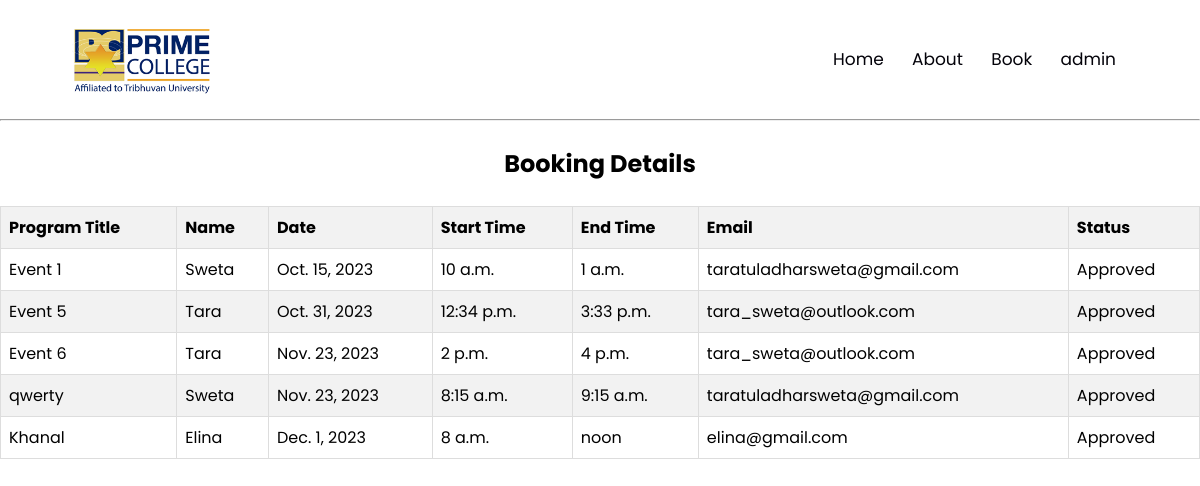
Screenshot of /all_bookings/ (signed in) with the database file from the repository.
### hall/models.py (models this page shows, shortened)
class Booking(models.Model):
    STATUS_CHOICES = [
        ('Pending', 'Pending'),
        ('Approved', 'Approve'),
        ('Rejected', 'Reject'),
    ]
    program_title = models.CharField(max_length=255)
    name = models.CharField(max_length=255)
    date = models.DateField()
    start_time = models.TimeField(default='00:00:00')
    end_time = models.TimeField()
    email = models.EmailField(default='00:00:00')
    description = models.TextField()
    status = models.CharField(max_length=10, choices=STATUS_CHOICES, default='pending')
    user = models.ForeignKey(User, on_delete=models.CASCADE, null=True)

### hall/views.py (the view)
# urls.py: path('all_bookings/', views.all_bookings, name='all-bookings'),
@login_required
def all_bookings(request):
    approved_bookings = Booking.objects.filter(status='Approved')
    context = {
        'bookings': approved_bookings,
    }
    return render(request, 'hall/all_bookings.html', context)

### templates/hall/all_bookings.html (shortened to what this page needs)
{% extends 'hall/base.html' %}
{% load static %}
{% block css %}
<link rel="stylesheet" href="{% static 'css/style.css' %}">
{% endblock css %}
{% block content %}
<hr>
<h2 style="text-align: center; padding: 25px; ">Booking Details</h2>
  <table class="table">
    <thead>
      <tr>
        <th scope="col">Program Title</th>
        <th scope="col">Name</th>
        <th scope="col">Date</th>
        <th scope="col">Start Time</th>
        <th scope="col">End Time</th>
        <th scope="col">Email</th>
        <th scope="col">Status</th>
      </tr>
    </thead>
    <tbody>
      {% for booking in bookings %}
        <tr>
          <td>{{ booking.program_title }}</td>
          <td>{{ booking.name }}</td>
          <td>{{ booking.date }}</td>
          <td>{{ booking.start_time }}</td>
          <td>{{ booking.end_time }}</td>
          <td>{{ booking.email }}</td>
          <td>{{ booking.status }}</td>
        </tr>
        {% empty %}
            <tr>
                <td colspan="7">No bookings found.</td>
            </tr>
        {% endfor %}
    </tbody>
  </table>
{% endblock content %}

### templates/hall/navbar.html (shortened to what this page needs)
{% load static %}
{% block css %}
<link rel="stylesheet" href="{% static 'css/style.css' %}">
{% endblock css %}
   <nav>
        <a href="index.html"><img src="{% static 'images/imagesPC/logosq.png' %}"></a>
        <div class="nav-links" id="navLinks">
            <ul class="navbar">
                <li><a href="{% url 'home' %}">Home</a></li>
                <li><a href="{% url 'about' %}">About</a></li>
                {% if user.is_authenticated %}
                <li><a href="{% url 'book-page' %}">Book</a></li>
                 <div class="dropdown">
                    <a href="#" class="dropbtn"> {{user.username}}</a>
                </div>
                {% else %}
                <li><a href="{% url 'register-page' %}">Register</a></li>
                <li><a href="{% url 'login-page' %}">Login</a></li>
                {% endif %}
            </ul>
        </div>
    </nav>

### static/css/style.css (style rules this page uses)
* { margin: 0; padding: 0; font-family: 'Poppins', sans-serif; }
nav { display: flex; padding: 2% 6%; justify-content: space-between; align-items: center; background-color: #ffffff; }
nav img { width: 140px; }
.nav-links { flex:1; text-align: right; }
.nav-links ul li { list-style: none; display: inline-block; padding: 8px 12px; position: relative; }
.nav-links ul li a { color: #030209; text-decoration: none; font-size: 17px; }
.nav-links ul li::after { content: ''; width: 0%; height: 2px; background: #000000; display: block; margin: auto; }
.dropdown { position: relative; display: inline-block; padding: 8px 12px; }
.dropbtn { text-decoration: none; color: #030209; font-size: 17px; }

### templates/hall/all_bookings.html (style rules this page uses)
table { width: 100%; border-collapse: collapse; }
th, td { border: 1px solid #ddd; padding: 8px; text-align: left; }
th { background-color: #f2f2f2; }
tr:nth-child(even) { background-color: #f2f2f2; }

### rows the page displays
Booking: program_title "Event 1", name "Sweta", date "Oct. 15, 2023", start_time "10 a.m.", end_time "1 a.m.", email "taratuladharsweta@gmail.com", status "Approved"
Booking: program_title "Event 5", name "Tara", date "Oct. 31, 2023", start_time "12:34 p.m.", end_time "3:33 p.m.", email "tara_sweta@outlook.com", status "Approved"
Booking: program_title "Event 6", name "Tara", date "Nov. 23, 2023", start_time "2 p.m.", end_time "4 p.m.", email "tara_sweta@outlook.com", status "Approved"
Booking: program_title "qwerty", name "Sweta", date "Nov. 23, 2023", start_time "8:15 a.m.", end_time "9:15 a.m.", email "taratuladharsweta@gmail.com", status "Approved"
Booking: program_title "Khanal", name "Elina", date "Dec. 1, 2023", start_time "8 a.m.", end_time "noon", email "elina@gmail.com", status "Approved"

### other values shown
{{ user.username }} "admin"
